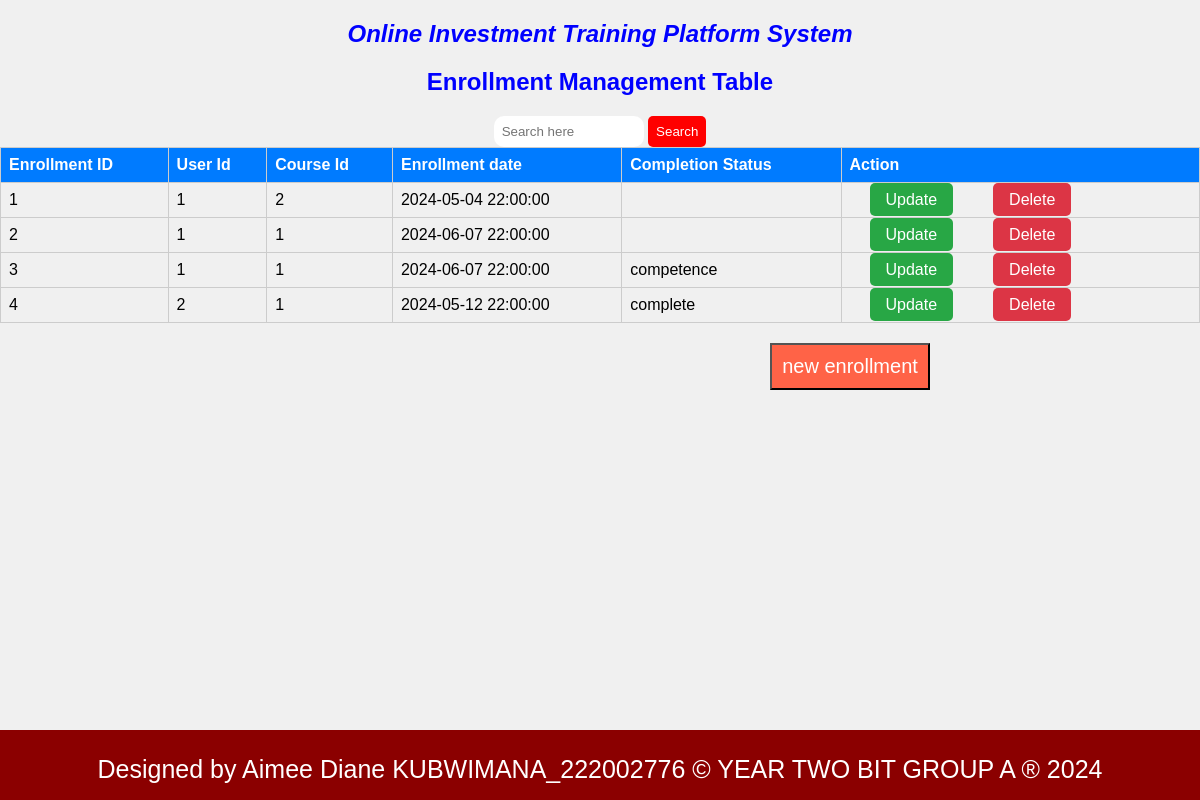
The page /enrollment_table.php on the database its author committed.
### tables this page shows
CREATE TABLE `enrollments` (
  `EnrollmentID` int(11) NOT NULL,
  `UserID` int(11) DEFAULT NULL,
  `CourseID` int(11) DEFAULT NULL,
  `EnrollmentDate` timestamp NOT NULL DEFAULT current_timestamp(),
  `CompletionStatus` varchar(120) DEFAULT NULL
);

### enrollment_table.php (the view, shortened to what this page needs)
<!DOCTYPE html>
<html lang="en">
<head>
</head>
<body>
<center><h2 class="heading" style="color: blue;"><i>Online Investment Training Platform System</i></h2>
<h2 style="text-align: center; color: blue;">Enrollment  Management Table</h2>
 <div class="search-bar">
            <form action="search.php" method="GET">
                <input type="search" name="query" placeholder="Search here" />
                <button type="submit">Search</button>
            </form></div>
<table>
    <thead>
        <tr>
            <th>Enrollment ID</th>
            <th>User Id</th>
            <th>Course Id</th>
            <th>Enrollment date</th>
            <th>Completion Status</th>
            <th colspan="2">Action</th>
        </tr>
    </thead>
    <tbody>
        <?php
        include('db_connection.php');
        $sql = "SELECT * FROM enrollments";
        $result = $conn->query($sql);
        if ($result->num_rows > 0) {
            while($row = $result->fetch_assoc()) {
                echo "<tr>";
                echo "<td>".$row["EnrollmentID"]."</td>";
                echo "<td>".$row["UserID"]."</td>";
                echo "<td>".$row["CourseID"]."</td>";
                echo "<td>".$row["EnrollmentDate"]."</td>";
                echo "<td>".$row["CompletionStatus"]."</td>";
                echo "<td>";
                echo "<a href='update_enrollment.php?EnrollmentID=".$row["EnrollmentID"]."' class='btn btn-update'>Update</a>";
                echo "<a href='delete_enrollment.php?EnrollmentID=".$row["EnrollmentID"]."' class='btn btn-delete'>Delete</a>";
                echo "</td>";
                echo "</tr>";
            }
        } else {
            echo "<tr><td colspan='7'>No records found</td></tr>";
        }
        ?>
    </tbody>
</table>
 <button style="background-color: tomato;padding: 10px;margin-left: 500px;" ><a href="enrollment.php" style="text-decoration: none;color: white; font-size: 20px;">new enrollment</a></button>
<footer>
    <p style="text-align: center;">Designed by Aimee Diane KUBWIMANA_222002776 &copy; YEAR TWO BIT GROUP A &reg; 2024</p>
</footer>
</body>
</html>

### enrollment_table.php (style rules this page uses)
body { font-family: Arial, sans-serif; background-color: #f0f0f0; margin: 0; padding: 0; }
table { width: 100%; border-collapse: collapse; margin-bottom: 20px; }
th, td { border: 1px solid #ccc; padding: 8px; text-align: left; }
th { background-color: #007bff; color: white; }
.btn { padding: 8px 16px; background-color: #007bff; color: white; border: none; border-radius: 5px; cursor: pointer; text-decoration: none; margin: 20px; }
.btn-delete { background-color: #dc3545; }
.btn-update { background-color: #28a745; }
footer { background-color: darkred; text-align: center; width: 100%; height: 70px; color: white; font-size: 25px; position: fixed; bottom: 0; left: 0; }
.search-bar input[type="search"] { width: 150px; padding: 8px; border-radius: 10px; border: none; }
.search-bar button[type="submit"] { background-color: red; color: white; padding: 8px; border: none; border-radius: 5px; cursor: pointer; }

### rows shown on the page
enrollments: EnrollmentID "1", UserID "1", CourseID "2", EnrollmentDate "2024-05-04 22:00:00"
enrollments: EnrollmentID "2", UserID "1", CourseID "1", EnrollmentDate "2024-06-07 22:00:00"
enrollments: EnrollmentID "3", UserID "1", CourseID "1", EnrollmentDate "2024-06-07 22:00:00", CompletionStatus "competence"
enrollments: EnrollmentID "4", UserID "2", CourseID "1", EnrollmentDate "2024-05-12 22:00:00", CompletionStatus "complete"
